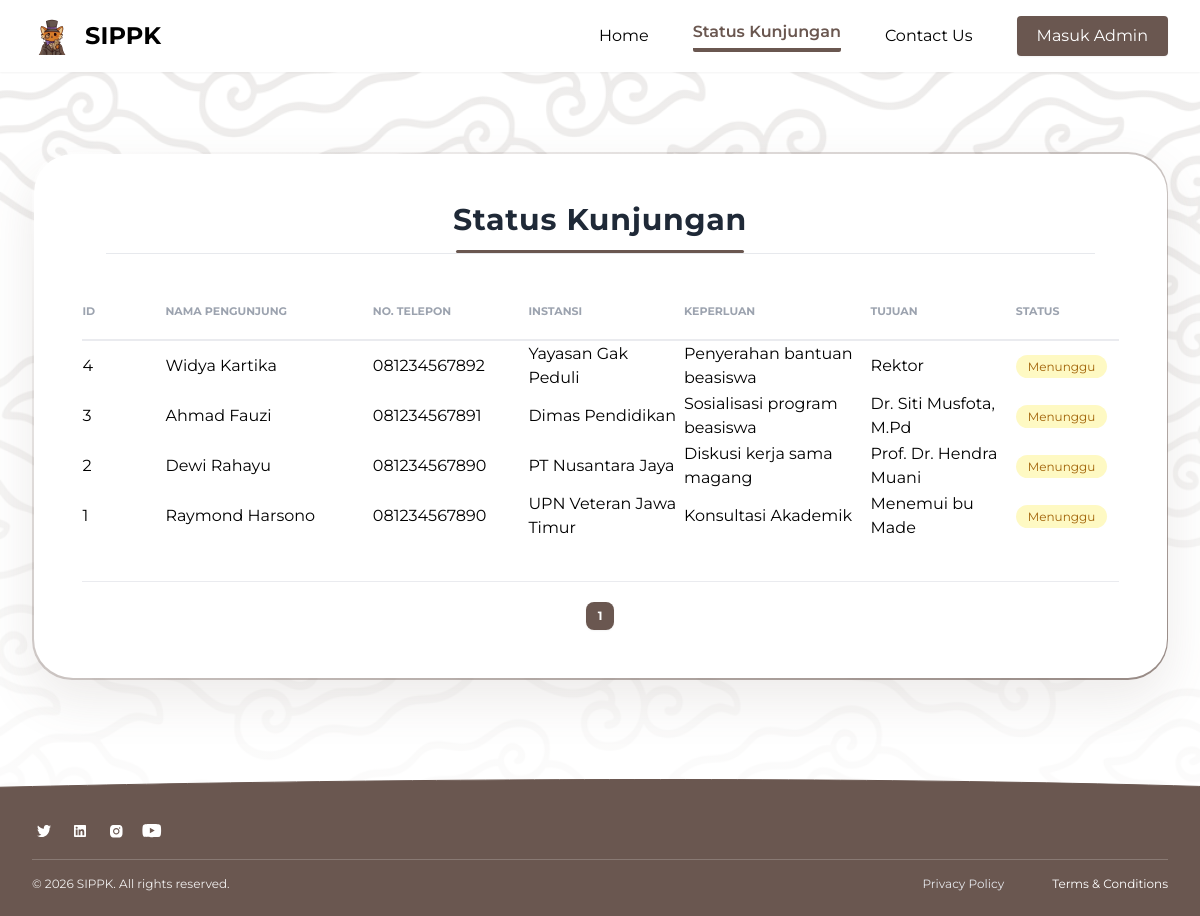
The app's page /statuskunjungan.php with its own data.
### tables this page shows
CREATE TABLE IF NOT EXISTS kunjungan (
    id INT UNSIGNED AUTO_INCREMENT PRIMARY KEY,
    nama_pengunjung VARCHAR(100) NOT NULL,
    no_telp VARCHAR(20) NOT NULL,
    instansi VARCHAR(150),
    keperluan VARCHAR(100) NOT NULL,
    tujuan TEXT NOT NULL,
    tanggal DATE NOT NULL,
    waktu_mulai TIME NOT NULL,
    waktu_selesai TIME NOT NULL,
    email VARCHAR(255) NOT NULL,
    status ENUM(
        'menunggu',
        'disetujui',
        'ditolak',
        'selesai'
    ) DEFAULT 'menunggu',
    created_at TIMESTAMP DEFAULT CURRENT_TIMESTAMP,
    updated_at TIMESTAMP DEFAULT CURRENT_TIMESTAMP
        ON UPDATE CURRENT_TIMESTAMP,
    notes TEXT NULL
);

### statuskunjungan.php (the view, shortened to what this page needs)
<?php
require_once 'config.php';
$jumlah_data_per_halaman = 10;
$halaman_aktif = isset($_GET['page'])
    ? (int) $_GET['page']
    : 1;
$total_data_query = $conn->query("
    SELECT COUNT(*) AS total
    FROM kunjungan
");
$total_data = $total_data_query
    ->fetch_assoc()['total'];
$total_halaman = ceil(
    $total_data /
    $jumlah_data_per_halaman
);
$offset =
    ($halaman_aktif - 1)
    *
    $jumlah_data_per_halaman;
$data_kunjungan = [];
$stmt = $conn->prepare("
    SELECT *
    FROM kunjungan
    ORDER BY id DESC
    LIMIT ?
    OFFSET ?
");
$stmt->bind_param(
    "ii",
    $jumlah_data_per_halaman,
    $offset
);
$stmt->execute();
$result = $stmt->get_result();
while ($row = $result->fetch_assoc()) {
    $data_kunjungan[] = $row;
}
?>
<!DOCTYPE html>
<html lang="id">
<head>
    <script src="https://cdn.tailwindcss.com"></script>
</head>
<body class="bg-white min-h-screen w-full flex flex-col font-montserrat antialiased overflow-x-hidden relative">
    <div class="absolute top-0 left-0 w-full h-full z-0 overflow-hidden pointer-events-none">
    </div>
    <nav class="relative z-30 w-full h-[72px] bg-white shadow-sm flex justify-center items-center px-4 md:px-8">
        <div class="w-full max-w-[1400px] flex justify-between items-center">
            <div class="flex items-center gap-3.5">
                <img class="w-[39px] h-[37px] object-contain" src="image/Logo.png" alt="Logo" />
                <span class="font-bold text-black text-2xl tracking-[0.10px]">SIPPK</span>
            </div>
            <div class="flex items-center gap-6 md:gap-11">
                <div class="hidden md:flex items-center gap-11 font-normal text-black text-base">
                    <a href="index.php" class="hover:text-[#6a5750] hover:font-semibold hover:border-b-4 hover:border-[#6a5750] hover:rounded-sm transition">Home</a>
                    <a href="statuskunjungan.php" class="text-[#6a5750] font-semibold border-b-4 rounded-sm border-[#6a5750] pb-1">Status Kunjungan</a>
                    <a href="contact.php" class="hover:text-[#6a5750] hover:font-semibold hover:border-b-4 hover:border-[#6a5750] hover:rounded-sm transition">Contact Us</a>
                </div>
                <a href="adminlogin.php" class="inline-block bg-[#6a5750] hover:bg-[#574741] text-white font-normal text-base px-5 py-2 rounded transition shadow-sm">
                    Masuk Admin
                </a>
            </div>
        </div>
    </nav>
    <main class="relative z-20 w-full max-w-[1240px] mx-auto px-4 md:px-8 pt-12 md:pt-20 flex-grow flex items-center justify-center">
        <div class="w-full rounded-[40px] p-[1.5px] bg-gradient-to-tl from-[#6a5750]/70 via-[#6a5750]/35 to-transparent shadow-[0_20px_50px_rgba(106,87,80,0.12)] mb-24">
            <div class="w-full bg-white rounded-[39px] p-6 md:p-12 relative">
                <div class="w-full flex flex-col items-center mb-10 relative px-2 md:px-6">
                    <div class="text-center pb-3">
                        <h2 class="text-3xl font-bold text-gray-800 tracking-wide px-6">Status Kunjungan</h2>
                    </div>
                    <div class="w-72 h-[3px] bg-[#6a5750] rounded-full"></div>
                    <div class="w-full h-[1px] bg-gray-200/90 z-0"></div>
                </div>
                <div class="w-full flex flex-col justify-between pt-2 relative">
                    <div class="w-full overflow-x-auto custom-scroll">
                        <table class="w-full text-left border-collapse min-w-[900px] table-fixed">
                            <thead>
                                <tr class="border-b-2 border-gray-200/80">
                                    <th class="w-[8%] pb-5 text-[11px] font-bold text-gray-400 uppercase">ID</th>
                                    <th class="w-[20%] pb-5 text-[11px] font-bold text-gray-400 uppercase">Nama Pengunjung</th>
                                    <th class="w-[15%] pb-5 text-[11px] font-bold text-gray-400 uppercase">No. Telepon</th>
                                    <th class="w-[15%] pb-5 text-[11px] font-bold text-gray-400 uppercase">Instansi</th>
                                    <th class="w-[18%] pb-5 text-[11px] font-bold text-gray-400 uppercase">Keperluan</th>
                                    <th class="w-[14%] pb-5 text-[11px] font-bold text-gray-400 uppercase">Tujuan</th>
                                    <th class="w-[10%] pb-5 text-[11px] font-bold text-gray-400 uppercase">Status</th>
                                </tr>
                            </thead>
                            <tbody>
                                <?php if (count($data_kunjungan) > 0): ?>
                                    <?php foreach ($data_kunjungan as $row): ?>
                                        <tr>
                                            <td><?= htmlspecialchars($row['id']) ?></td>
                                            <td><?= htmlspecialchars($row['nama_pengunjung']) ?></td>
                                            <td><?= htmlspecialchars($row['no_telp']) ?></td>
                                            <td><?= htmlspecialchars($row['instansi']) ?></td>
                                            <td><?= htmlspecialchars($row['keperluan']) ?></td>
                                            <td><?= htmlspecialchars($row['tujuan']) ?></td>
                                            <td>
                                            <?php if ($row['status'] === 'Disetujui'): ?>
                                                <span class="px-3 py-1 text-xs rounded-full bg-green-100 text-green-700">
                                                    Disetujui
                                                </span>
                                            <?php elseif ($row['status'] === 'Ditolak'): ?>
                                                <span class="px-3 py-1 text-xs rounded-full bg-red-100 text-red-700">
                                                    Ditolak
                                                </span>
                                            <?php else: ?>
                                                <span class="px-3 py-1 text-xs rounded-full bg-yellow-100 text-yellow-700">
                                                    Menunggu
                                                </span>
                                            <?php endif; ?>
                                            </td>
                                        </tr>
                                    <?php endforeach; ?>
                                <?php endif; ?>
                            </tbody>
                        </table>
                    </div>
                    <div class="w-full flex justify-center items-center gap-2 mt-10 pt-5 border-t border-gray-200/80">
                        <?php for($i = 1; $i <= $total_halaman; $i++): ?>
                            <?php if($i == $halaman_aktif): ?>
                                <a href="?page=<?= $i; ?>" class="w-7 h-7 text-xs font-bold bg-[#6a5750] text-white rounded-lg shadow-sm flex items-center justify-center">
                                    <?= $i; ?>
                                </a>
                            <?php else: ?>
                                <a href="?page=<?= $i; ?>" class="w-7 h-7 text-xs font-semibold text-gray-600 border border-gray-200 hover:bg-gray-50 rounded-lg transition flex items-center justify-center">
                                    <?= $i; ?>
                                </a>
                            <?php endif; ?>
                        <?php endfor; ?>
                    </div>
                </div>
            </div>
        </div>
    </main>
    <footer class="relative w-full min-h-[140px] mt-auto z-10 flex flex-col justify-end overflow-hidden">
        <img class="absolute bottom-0 left-0 w-full h-[115%] object-cover z-0 pointer-events-none transform translate-y-6" src="image/vector-1.svg" alt="Footer Wave" />
        <div class="relative z-10 w-full max-w-[1200px] mx-auto px-6 md:px-8 pb-6 flex flex-col gap-4">
            <div class="flex gap-3 justify-center md:justify-start">
                <a href="https://x.com/BillGates" class="hover:opacity-80 transition"><img class="w-[24px] h-[24px]" src="image/twitter-icon.svg" alt="Twitter" /></a>
                <a href="https://www.linkedin.com/in/williamhgates" class="hover:opacity-80 transition"><img class="w-[24px] h-[24px]" src="image/linkedin-icon.svg" alt="Linkedin" /></a>
                <a href="https://www.instagram.com/thisisbillgates" class="hover:opacity-80 transition"><img class="w-[24px] h-[24px]" src="image/instagram-icon.svg" alt="Instagram" /></a>
                <a href="https://www.youtube.com/billgates" class="hover:opacity-80 transition"><img class="w-[24px] h-[24px]" src="image/youtube-icon.svg" alt="Youtube" /></a>
            </div>
            <div class="w-full h-[1px] bg-white opacity-20"></div>
            <div class="flex flex-col md:flex-row justify-between items-center gap-3 text-xs font-normal text-white">
                <p class="opacity-90">© 2026 SIPPK. All rights reserved.</p>
                <div class="flex gap-6 md:gap-12">
                    <a href="https://www.whatsapp.com/legal/privacy-policy?lang=id" class="text-gray-200 hover:text-white transition">Privacy Policy</a>
                    <a href="https://www.whatsapp.com/legal/terms-of-service" class="text-white hover:underline transition">Terms & Conditions</a>
                </div>
            </div>
        </div>
    </footer>
</body>
</html>

### records on screen
kunjungan: id "4", nama_pengunjung "Widya Kartika", no_telp "081234567892", instansi "Yayasan Gak Peduli", keperluan "Penyerahan bantuan beasiswa", tujuan "Rektor", status "Menunggu"
kunjungan: id "3", nama_pengunjung "Ahmad Fauzi", no_telp "081234567891", instansi "Dimas Pendidikan", keperluan "Sosialisasi program beasiswa", tujuan "Dr. Siti Musfota, M.Pd", status "Menunggu"
kunjungan: id "2", nama_pengunjung "Dewi Rahayu", no_telp "081234567890", instansi "PT Nusantara Jaya", keperluan "Diskusi kerja sama magang", tujuan "Prof. Dr. Hendra Muani", status "Menunggu"
kunjungan: id "1", nama_pengunjung "Raymond Harsono", no_telp "081234567890", instansi "UPN Veteran Jawa Timur", keperluan "Konsultasi Akademik", tujuan "Menemui bu Made", status "Menunggu"
